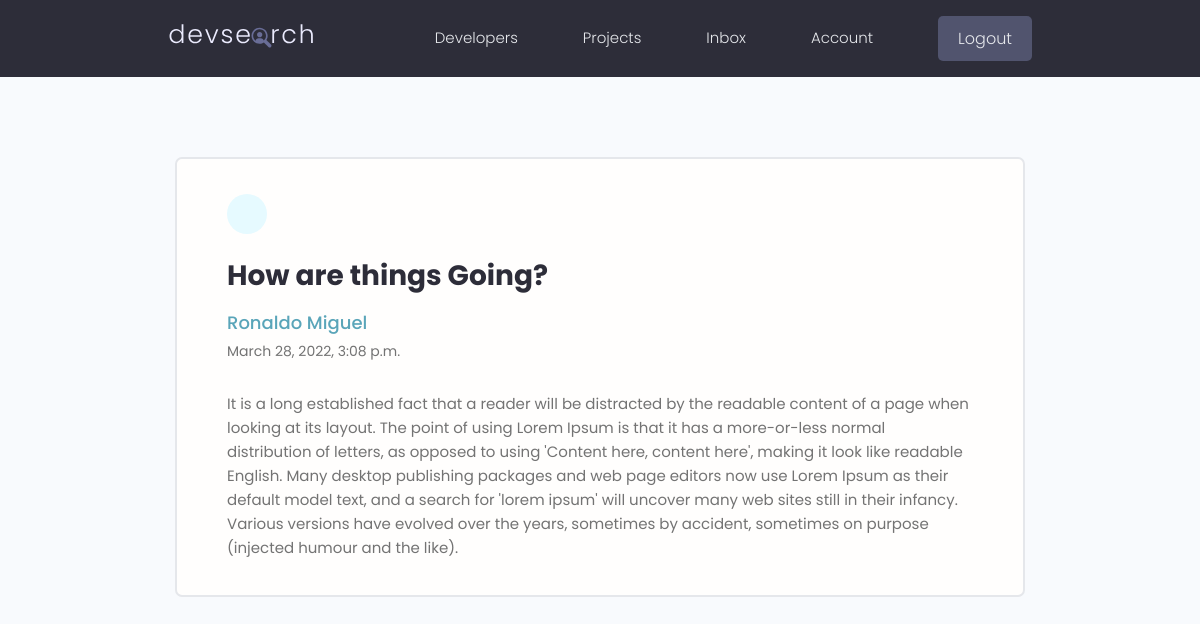
/message/068f90dd-56be-4834-ab33-a0eb6fe70630/ (signed in), run on the app's committed database.
### users/models.py (models this page shows, shortened)
class Message(models.Model):
    sender = models.ForeignKey(Profile, on_delete=models.SET_NULL, null=True, blank=True)
    recipient = models.ForeignKey(Profile, on_delete=models.SET_NULL, null=True, blank=True, related_name="messages")
    name = models.CharField(max_length=200, null=True, blank=True)
    email = models.EmailField(max_length=200, null=True, blank=True)
    subject = models.CharField(max_length=200, null=True, blank=True)
    body = models.TextField()
    is_read = models.BooleanField(default=False, null=True)
    created = models.DateTimeField(auto_now_add=True)
    id = models.UUIDField(default=uuid.uuid4, unique=True,
                     primary_key=True, editable=False)
    class Meta:
        ordering = ['is_read', '-created']

### users/views.py (the view)
# urls.py: path('message/<str:pk>/', views.viewMessage, name='message'),
@login_required(login_url='login')
def viewMessage(request, pk):
    profile = request.user.profile
    message = profile.messages.get(id=pk)
    if message.is_read == False:
        message.is_read = True
        message.save()
    context = {
        'message': message,
    }
    return render(request, 'users/message.html', context)

### users/templates/users/message.html (shortened to what this page needs)
{% extends 'main.html' %}
{% block content %}
	<main class="messagePage my-xl">
		<div class="content-box">
			<div class="message">
				<a class="backButton" href="{% url 'inbox' %}"></a>
				<h2 class="message__subject">{{ message.subject }}</h4>
					{% if message.sender %}
						<a href="{% url 'user-profile' message.sender.id %}" class="message__author">{{ message.name }}</a>
					{% else %}
						<p class="message__author">{{ message.name }}</p>
					{% endif %}
					<p class="message__date">{{ message.created }}</p>
					<div class="message__body">{{ message.body|linebreaksbr }}</div>
			</div>
		</div>
	</main>
{% endblock content %}

### static/styles/app.css (style rules this page uses)
:root { --color-sub: #2d2d39; }
.content-box { width: 95%; max-width: 85rem; margin: 0 auto; }
.message { padding: 2.5rem 0; }
.message > a { display: flex; gap: 1rem; }
.message__author, .message__date { flex-basis: 25%; }
.message__subject { flex-basis: 50%; }
.message__date { text-align: right; }
.messagePage .message { list-style: none; background: var(--color-white); padding: 3.5rem 5rem; border: 2px solid var(--color-light); border-radius: 0.7rem; }
.messagePage .message__subject { font-size: 2.8rem; color: var(--color-sub); margin-bottom: 1rem; margin-top: 2rem; }
.messagePage .message__author { font-size: 1.8rem; font-weight: 500; }
.messagePage .message__date { font-size: 1.4rem; font-weight: 400; text-align: left; margin-bottom: 3rem; }
.backButton { background: var(--color-main-light); color: var(--color-main); width: 4rem; height: 4rem; display: flex; align-items: center; justify-content: center; border-radius: 50%; }

### static/uikit/styles/modules/_variables.css (style rules this page uses)
:root { --color-main: #5aa5b9; --color-main-light: #e6faff; --color-sub: #3f4156; --color-sub-light: #51546e; --color-sub-lighter: #ededfd; --color-text: #737373; --color-gray: #8b8b8b; --color-light: #e5e7eb; --color-light-gray: #767676; --color-bg: #f8fafd; --color-white: #fffefd; --color-white-light: #f3f3f3; --color-success: #359e64; --color-success-bg: #def8e8; --color-error: #fc4b0b; --color-error-bg: #fff2ee; --font-base: 'Poppins', arial, helvetica, 'Segoe UI', roboto, ubuntu, sans-serif; --font-monospace: 'Fira Code', 'Courier New', courier, monospace; --font-regular: 300; --font-medium: 500; --font-bold: 700; --generic-shadow: 1px 1px 5px #00000010; --generic-transition: all 0.3s ease-in-out; }

### static/uikit/styles/modules/_base.css (style rules this page uses)
* { margin: 0; padding: 0; box-sizing: border-box; text-rendering: optimizeLegibility; color: inherit; font-size: inherit; }
html { font-size: 50%; }
@media only screen and (min-width: 480px) { html { font-size: 56.25%; } }
@media only screen and (min-width: 1200px) { html { font-size: 62.5%; } }
body { line-height: 1.6; font-weight: 400; font-size: 1.5rem; color: var(--color-text); background-color: var(--color-bg); min-height: 100vh; }

### static/uikit/styles/modules/_typography.css (style rules this page uses)
* { font-family: var(--font-base); }
h2 { font-size: 3.6rem; font-weight: var(--font-bold); }
p, span, strong { font-size: 1.6rem; color: var(--color-text); font-weight: var(--font-regular); }
a { padding-bottom: 2px; text-decoration: none; display: inline-block; color: var(--color-main); font-weight: var(--font-medium); }

### static/uikit/styles/modules/_utilities.css (style rules this page uses)
.my-xl { margin: 8rem auto; }

### data on the page
Message: subject "How are things Going?", name "Ronaldo Miguel", created "March 28, 2022, 3:08 p.m.", body "It is a long established fact that a reader will be distracted by the readable content of a page when looking at its layout. The point of using Lorem Ipsum is that it has a more-or-less normal distribution of letters, as opposed to using 'Content here, content here', making it look like readable English. Many desktop publishing packages and web page editors now use Lorem Ipsum as their default model text, and a search for 'lorem ipsum' will uncover many web sites still in their infancy. Various versions have evolved over the years, sometimes by accident, sometimes on purpose (injected humour and the like)."
